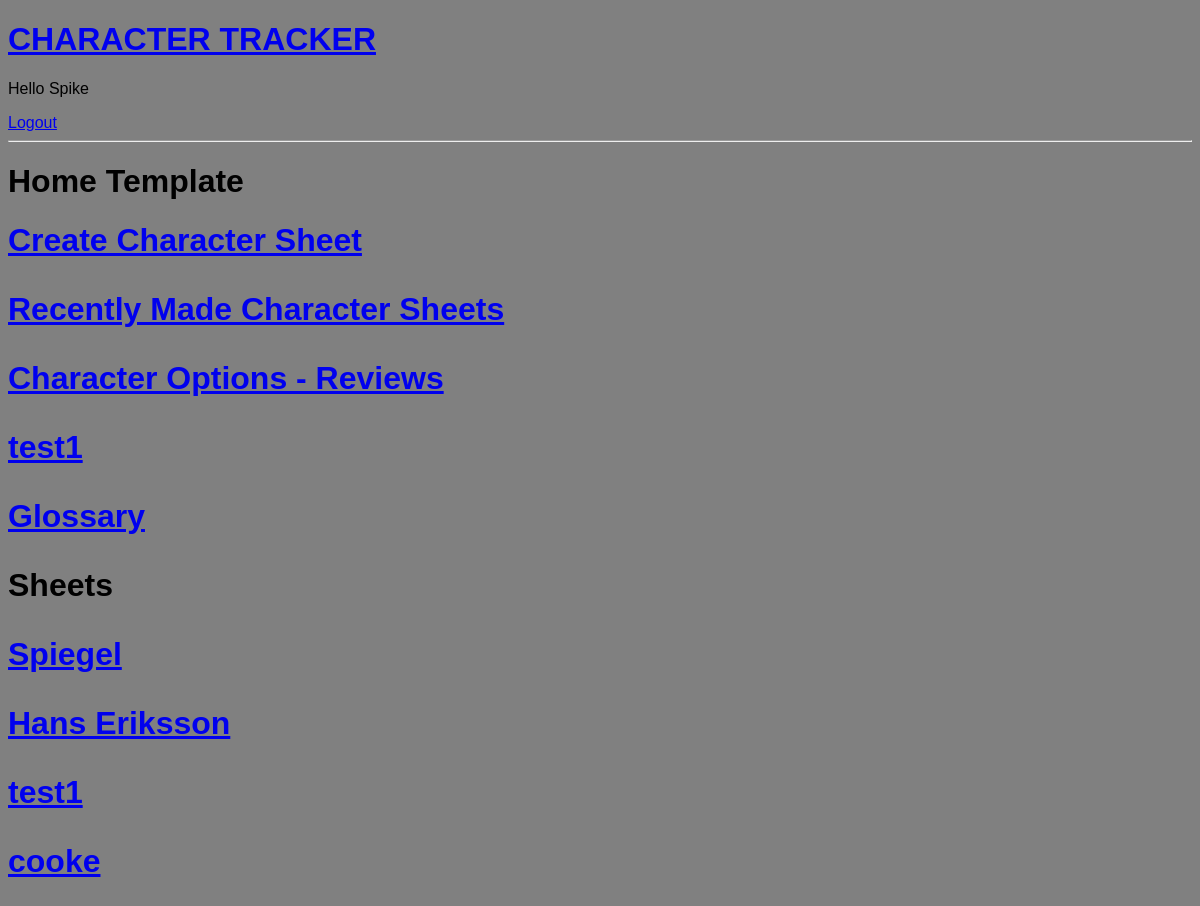
/ (signed in), run on an earlier commit of the app's database.
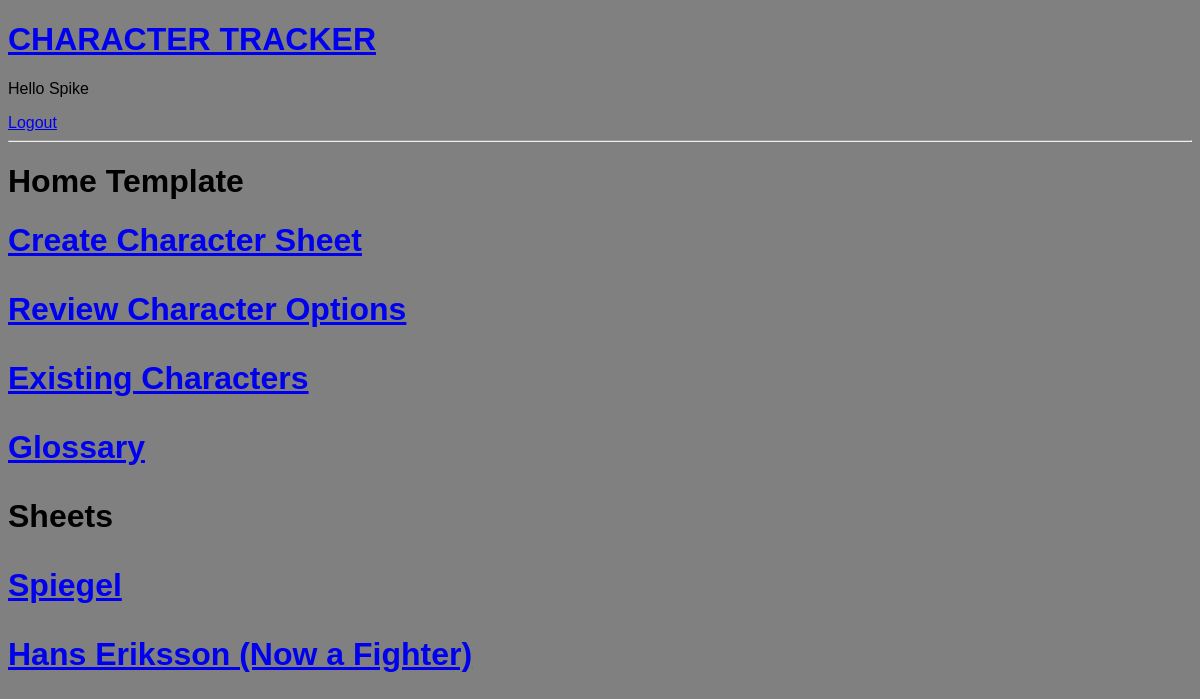
And on a later commit of the database.
### base/models.py (models this page shows, shortened)
class Room(models.Model):
    name = models.CharField(max_length=200)
    description = models.TextField(null=True, blank=True)

class Sheet(models.Model):
    user = models.ForeignKey(User, on_delete=models.CASCADE, null=True)
    name = models.CharField(max_length=60, null=True)
    lvl = models.IntegerField(default=1, validators=[MaxValueValidator(20), MinValueValidator(1)])
    race = models.CharField(max_length=60, null=True)
    CLASS_CHOICES = [
        ('Fighter', 'Fighter'),
        ('Barbarian', 'Barbarian'),
        ('Rogue', 'Rogue'),
    ]
    classes = models.CharField(max_length=20, choices=CLASS_CHOICES, default='Fighter')
    background = models.CharField(max_length=60, null=True)
    ALIGN_CHOICES = [
        ('Lawful Good', 'Lawful Good'),
        ('Neutral Good', 'Neutral Good'),
        ('Chaotic Good', 'Chaotic Good'),
        ('Lawful Neutral', 'Lawful Neutral'),
        ('True Neutral', 'True Neutral'),
        ('Chaotic Neutral', 'Chaotic Neutral'),
        ('Lawful Evil', 'Lawful Evil'),
        ('Neutral Evil', 'Neutral Evil'),
        ('Chaotic Evil', 'Chaotic Evil'),
    ]
    alignment = models.CharField(max_length=20, choices=ALIGN_CHOICES, default='Chaotic Good')
    exp = models.IntegerField(default=0, validators=[MinValueValidator(0)])
    inspiration = models.IntegerField(default=0, validators=[MinValueValidator(0)])
    str = models.IntegerField(default=10, validators=[MaxValueValidator(30), MinValueValidator(0)])
    dex = models.IntegerField(default=10, validators=[MaxValueValidator(30), MinValueValidator(0)])
    con = models.IntegerField(default=10, validators=[MaxValueValidator(30), MinValueValidator(0)])
    wis = models.IntegerField(default=10, validators=[MaxValueValidator(30), MinValueValidator(0)])
    int = models.IntegerField(default=10, validators=[MaxValueValidator(30), MinValueValidator(0)])
    cha = models.IntegerField(default=10, validators=[MaxValueValidator(30), MinValueValidator(0)])
    SAV_THROW = [('Str', 'Strength'),
                 ('Dex', 'Dexterity'),
                 ('Con', 'Constitution'),
                 ('Int', 'Intelligence'),
                 ('Wis', 'Wisdom'),
                 ('Cha', 'Charisma')
                 ]
    savThrow = MultiSelectField(choices=SAV_THROW, blank=True)
    numHitDice = models.IntegerField(default=0, validators=[MinValueValidator(0)])
    currentHitDice = models.IntegerField(default=0, validators=[MinValueValidator(0)])
    DICE_CHOICES = [
        ('d4', 'd4'),
        ('d6', 'd6'),
        ('d8', 'd8'),
        ('d10', 'd10'),
        ('d12', 'd12'),
    ]
    hitDice = models.CharField(max_length=3, choices=DICE_CHOICES, default="d6")
    initiationRoll = models.IntegerField(default=0, validators=[MinValueValidator(0)])
    speed = models.IntegerField(default=30, validators=[MinValueValidator(0)])
    maxHp = models.IntegerField(default=10, validators=[MinValueValidator(0)])
    current = models.IntegerField(default=10)
    tempHp = models.IntegerField(default=0, validators=[MinValueValidator(0)])
    deathFail = models.IntegerField(default=0, validators=[MaxValueValidator(3), MinValueValidator(0)])
    deathSuccess = models.IntegerField(default=0, validators=[MaxValueValidator(3), MinValueValidator(0)])
    armourAC = models.IntegerField(default=10, validators=[MinValueValidator(0)])
    pp = models.IntegerField(default=0, validators=[MinValueValidator(0)])
    gp = models.IntegerField(default=0, validators=[MinValueValidator(0)])
    sp = models.IntegerField(default=0, validators=[MinValueValidator(0)])
    cp = models.IntegerField(default=0, validators=[MinValueValidator(0)])
    equipment = models.TextField(null=True, blank=True)
    SKILL_CHOICES = (('Acrobatics', 'Acrobatics (Dex)'),
                     ('Animal Handling', 'Animal Handling (Wis)'),
                     ('Arcana', 'Arcana (Int)'),
                     ('Athletics', 'Athletics (Str)'),
                     ('Deception', 'Deception (Cha)'),
                     ('History', 'History (Int)'),
                     ('Insight', 'Insight (Wis)'),
                     ('Intimidation', 'Intimidation (Cha)'),
                     ('Investigation', 'Investigation (Int)'),
                     ('Medicine', 'Medicine (Wis)'),
                     ('Nature', 'Nature (Wis)'),
                     ('Perception', 'Perception (Wis)'),
                     ('Performance', 'Performance (Cha)'),
                     ('Persuasion', 'Persuasion (Cha)'),
                     ('Religion', 'Religion (Int)'),
                     ('Sleight of Hand', 'Sleight of Hand (Dex)'),
                     ('Stealth', 'Stealth (Dex)'),
                     ('Survival', 'Survival (Wis)'),
                     )
    skills = MultiSelectField(choices=SKILL_CHOICES, blank=True)
    language = models.TextField(null=True, blank=True)
    proficiencies = models.TextField(null=True, blank=True)
    personality = models.TextField(null=True, blank=True)
    ideals = models.TextField(null=True, blank=True)
    bonds = models.TextField(null=True, blank=True)
    flaws = models.TextField(null=True, blank=True)
    features = models.TextField(null=True, blank=True)
    spells = models.TextField(null=True, blank=True)
    notes = models.TextField(null=True, blank=True)
    updated = models.DateTimeField(auto_now=True)
    created = models.DateTimeField(auto_now_add=True)

### base/views.py (the view)
# urls.py: path('', views.home, name="home"),
@login_required(login_url='/login')
def home(request):
    rooms = Room.objects.all()
    sheets = Sheet.objects.all()
    context = {'rooms': rooms, 'sheets': sheets}
    return render(request, 'base/home.html', context)

### base/templates/base/home.html (shortened to what this page needs)
{% extends 'main.html' %}
{% block content %}
    <h1>
    Home Template
    <h1>
        <div>
            <a href="{% url 'create-sheet' %}">Create Character Sheet</a>
            <div>
                {% for room in rooms %}
                <div>
                    <p><a href="{% url 'room' room.id %}">{{room.name}}</a></p>
                    <div>
                        {% endfor %}
                        <div>
                            <div>
                                <a href="{% url 'glossary' %}"> Glossary</a>
                            </div>
                            <p>Sheets</p>
                            <div>
                                {% for sheet in sheets %}
                                <div>
                                    {% if request.user == sheet.user or request.user.is_superuser %}
                                    <p><a href="{% url 'sheet' sheet.id %}">{{sheet.name}}</a></p>
                                    {% endif %}
                                    <div>
                                        {% endfor %}
                                                {% endblock content %}

### templates/main.html (shortened to what this page needs)
<!DOCTYPE html>
{% load static %}
<html>
    <head>
       <link rel='stylesheet' type='text/css' media='screen' href="{% static 'stylesheets/main.css'%}">
    </head>
    <body>
        {% include 'navbar.html' %}
        {% block content %}
        {% endblock %}
    </body>
</html>

### templates/navbar.html
<a href="/">
    <h1 class="logo"> CHARACTER TRACKER </h1>
</a>
{% if request.user.is_authenticated %}
<p>Hello {{request.user}}</p>
<a href = "{% url 'logout' %}">Logout</a>
{% else %}
<a href="{% url 'registration'%}">Registration</a>
<a href = "{% url 'login' %}">Login</a>
{% endif %}
<hr>

### static/stylesheets/main.css (style rules this page uses)
body { background-color: #808080; font-family: Cambria, sans-serif; }

What changed in the data, as far as the page shows it:
removed Room: name "Recently Made Character Sheets"
removed Room: name "test1"
removed Sheet: name "test1"
removed Sheet: name "cooke"
changed Room: name "Character Options - Reviews" → "Review Character Options"
added Room: name "Existing Characters"
changed Sheet: name "Hans Eriksson" → "Hans Eriksson (Now a Fighter)"
